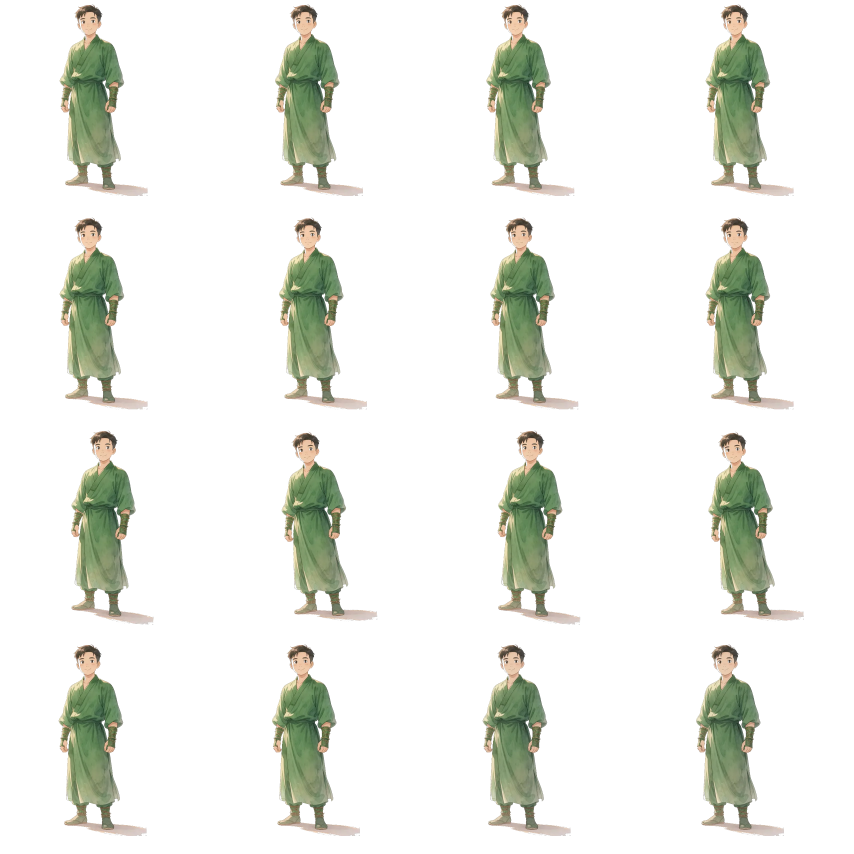
#> input picture assets/v3/q3/O01-motion.webp, 2560 x 2560 px, given in place of O00_cell0.png, which was not available (shown at 1/3 size)
$ python pack_motion_fx.py
#> lines starting #> are read from the running program, lines starting #| are printed output that depends on the picture; after the words box and inside, x2 and y2 are one past the last pixel; in counts of white or black regions, pixels touching at a corner belong together
#!/usr/bin/env python3
"""Pack real pose stills into hero 4x4 / enemy 6x5 sheets + combat FX strips."""
from __future__ import annotations
import colorsys
from pathlib import Path
from collections import deque
import numpy as np
from PIL import Image, ImageFilter, ImageEnhance, ImageOps, ImageDraw

ROOT = Path(__file__).resolve().parents[1]
RAW = ROOT / "assets/_gen_raw/motion"
FXR = ROOT / "assets/_gen_raw/fx"
OUT_Q3 = ROOT / "assets/v3/q3"
OUT_EN = ROOT / "assets/v3/enemies"
OUT_FX = ROOT / "assets/v3/combat-fx"
OUT_SIG = ROOT / "assets/v3/signatures"
OUT_XIAN = ROOT / "assets/v3/xianxia"
for p in (OUT_Q3, OUT_EN, OUT_FX, OUT_SIG, OUT_XIAN):
    p.mkdir(parents=True, exist_ok=True)


def flood_cut(im: Image.Image, tol: int = 42) -> Image.Image:
    """Corner flood-fill near-bg → alpha; soft edge."""
#> called with tol = 42
    im = im.convert("RGBA")
#> im is the input picture: PIL image 2560x2560 RGBA; mean R, G, B, A 25.5, 27.4, 21.2, 43.6
    arr = np.array(im)
    h, w = arr.shape[:2]
#> h = 2560; w = 2560
    # sample corner median as bg
    corners = np.concatenate(
        [
            arr[0:8, 0:8].reshape(-1, 4),
            arr[0:8, w - 8 : w].reshape(-1, 4),
            arr[h - 8 : h, 0:8].reshape(-1, 4),
            arr[h - 8 : h, w - 8 : w].reshape(-1, 4),
        ]
    )
#> corners = 256 rows, first 6: [0, 0, 0, 0], [0, 0, 0, 0], [0, 0, 0, 0], [0, 0, 0, 0], [0, 0, 0, 0], [0, 0, 0, 0]
    bg = np.median(corners[:, :3], axis=0)
#> bg = [0, 0, 0]
    visited = np.zeros((h, w), dtype=bool)
    q = deque()
    for y, x in [(0, 0), (0, w - 1), (h - 1, 0), (h - 1, w - 1), (0, w // 2), (h - 1, w // 2), (h // 2, 0), (h // 2, w - 1)]:
        q.append((y, x))
        visited[y, x] = True
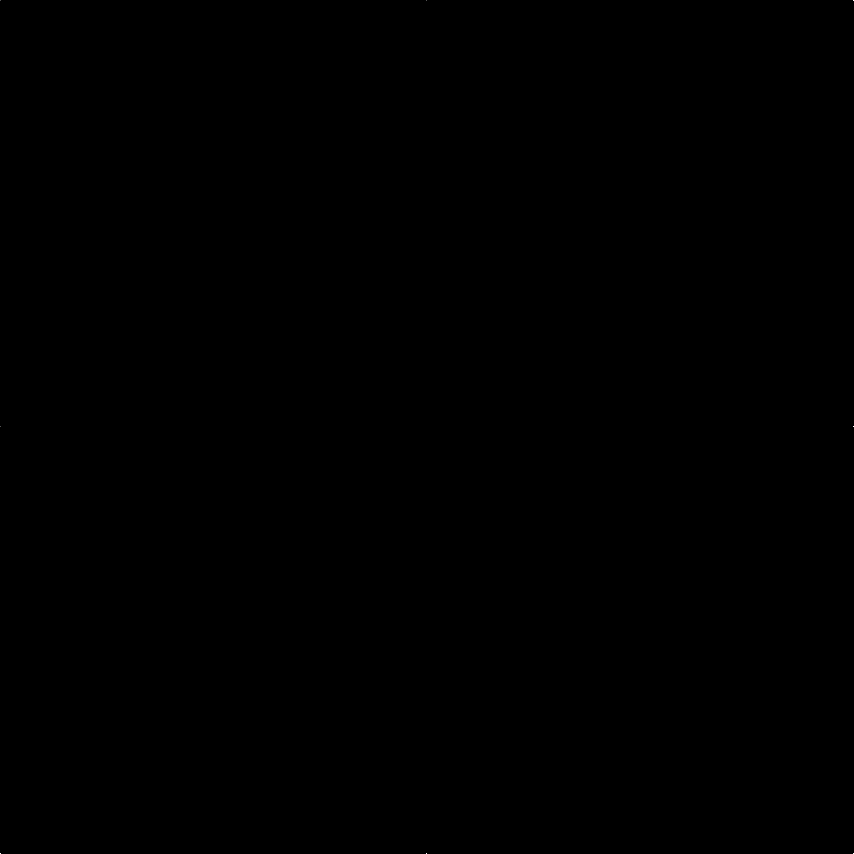
#> visited: shape (2560, 2560) bool (shown at 1/3 size); 0% white in thin lines or dots
    mask = np.zeros((h, w), dtype=bool)
    while q:
        y, x = q.popleft()
        pix = arr[y, x, :3].astype(np.float32)
        if np.linalg.norm(pix - bg) <= tol or (arr[y, x, 3] < 20):
            mask[y, x] = True
            for ny, nx in ((y - 1, x), (y + 1, x), (y, x - 1), (y, x + 1)):
                if 0 <= ny < h and 0 <= nx < w and not visited[ny, nx]:
                    visited[ny, nx] = True
                    q.append((ny, nx))
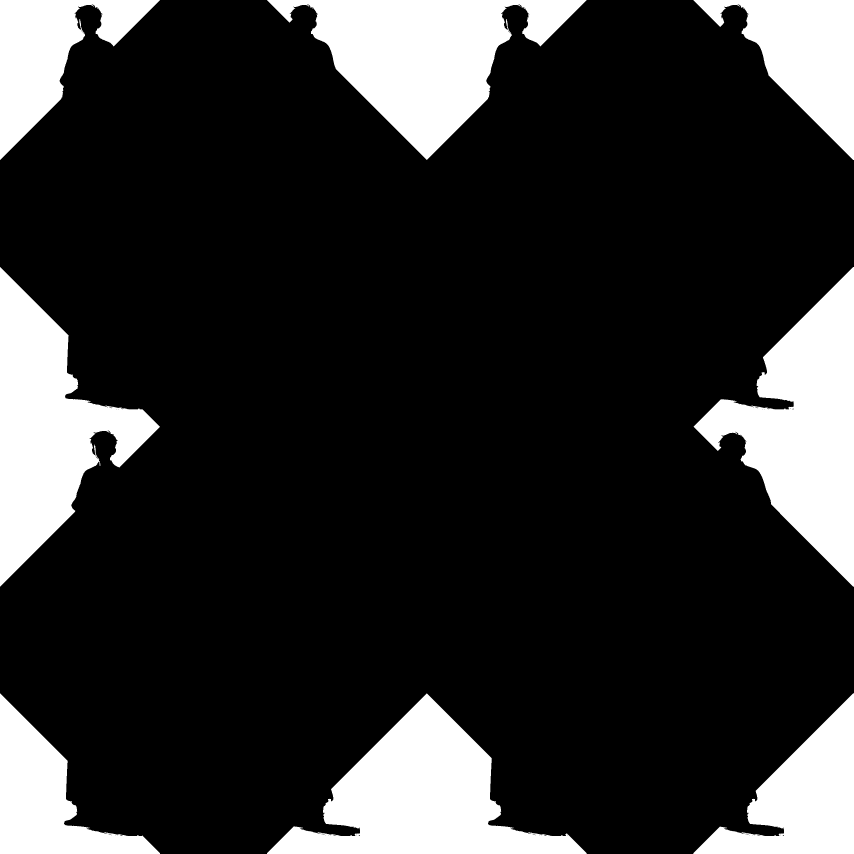
#> mask: shape (2560, 2560) bool (shown at 1/3 size); 18.4% white; 8 white regions, largest, box (x1, y1, x2, y2) and area: (2081, 801, 2560, 1760) 208368, (801, 0, 1760, 480) 202930, (801, 2080, 1760, 2560) 197808
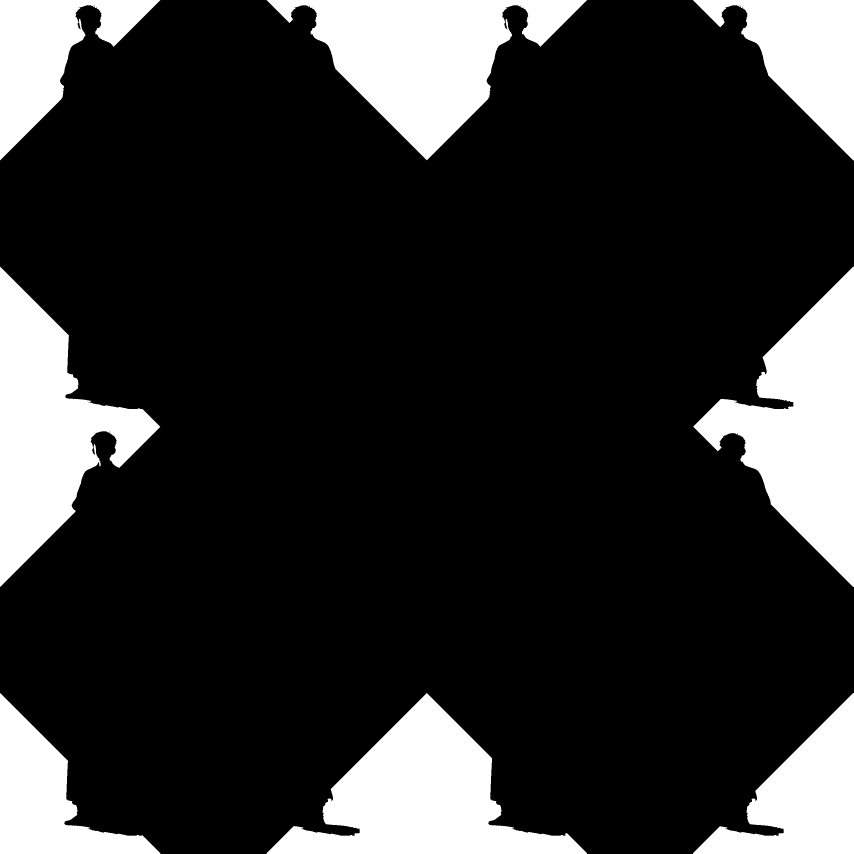
#> visited: shape (2560, 2560) bool (shown at 1/3 size); 18.6% white; 8 white regions, largest, box (x1, y1, x2, y2) and area: (2080, 800, 2560, 1761) 209998, (800, 0, 1761, 481) 204570, (800, 2079, 1761, 2560) 199509
    # also kill near-white interior only if connected? keep interior whites (eyes)
    alpha = arr[:, :, 3].astype(np.float32)
    alpha[mask] = 0
    # soft edge: erode mask boundary
    from PIL import Image as _I

    mimg = _I.fromarray((mask * 255).astype(np.uint8))
    soft = np.array(mimg.filter(ImageFilter.GaussianBlur(1.2))).astype(np.float32) / 255.0
    alpha = alpha * (1.0 - soft) + alpha * 0  # outside soft already 0
    # restore non-mask with original alpha * (1-soft) already; for non-mask soft~0
    alpha = arr[:, :, 3].astype(np.float32) * (1.0 - soft)
    out = arr.copy()
    out[:, :, 3] = np.clip(alpha, 0, 255).astype(np.uint8)
    # kill near-white leftover only on edges where soft high
    return Image.fromarray(out, "RGBA")


# [7 lines left out: function bbox_content, not called in this run]


def fit_cell(im: Image.Image, cell: int, foot_y_ratio: float = 0.97, body_ratio: float = 0.88) -> Image.Image:
    """Place cutout into square cell, feet near bottom."""
    im = flood_cut(im)
    x0, y0, x1, y1 = bbox_content(im)
    crop = im.crop((x0, y0, x1, y1))
    bw, bh = crop.size
    target_h = int(cell * body_ratio)
    scale = target_h / max(bh, 1)
    # don't exceed width
    if bw * scale > cell * 0.9:
        scale = (cell * 0.9) / max(bw, 1)
    nw, nh = max(1, int(bw * scale)), max(1, int(bh * scale))
    crop = crop.resize((nw, nh), Image.Resampling.LANCZOS)
    canvas = Image.new("RGBA", (cell, cell), (0, 0, 0, 0))
    fx = (cell - nw) // 2
    fy = int(cell * foot_y_ratio) - nh
    fy = max(0, min(cell - nh, fy))
    canvas.paste(crop, (fx, fy), crop)
    return canvas


def lerp_pose(a: Image.Image, b: Image.Image, t: float) -> Image.Image:
    a, b = a.convert("RGBA"), b.convert("RGBA")
    return Image.blend(a, b, t)


# [16 lines left out: function shift_pose, not called in this run]


def pack_hero():
    cell = 640
    # sources
    idle_src = ROOT / "assets/_gen_raw/O00.png"
    paths = {
        "idle": idle_src,
        "run": RAW / "O00c_run.jpg",
        "jump": RAW / "O00c_jump.jpg",
        "cast": RAW / "O00c_cast.jpg",
        "attack": RAW / "O00c_attack.jpg",
        "defense": RAW / "O00c_defense.jpg",
        "hurt": RAW / "O00c_hurt.jpg",
    }
    base = {k: fit_cell(Image.open(p), cell) for k, p in paths.items() if p.exists()}
    # ensure idle
    if "idle" not in base:
        base["idle"] = fit_cell(Image.open(RAW / "O00_cell0.png"), cell)

    # 16 cells layout matching media.json actions
    # 0-1 idle, 2-5 run, 3-4 also jump overlap ok, 6-7 cast, 8-11 attack, 12-13 defense, 14-15 hurt
    cells = [None] * 16
    idle = base["idle"]
    cells[0] = idle
    cells[1] = shift_pose(idle, dy=-6, scale=1.01)  # breath
    run = base.get("run", idle)
    jump = base.get("jump", shift_pose(idle, dy=-40))
    cells[2] = shift_pose(run, dx=-8)
    cells[3] = jump
    cells[4] = shift_pose(run, dx=10, dy=-4)
    cells[5] = shift_pose(run, dx=-4, dy=2, scale=0.99)
    cast = base.get("cast", idle)
    cells[6] = cast
    cells[7] = shift_pose(cast, dy=-8, scale=1.02)
    atk = base.get("attack", idle)
    # attack 4-frame: windup blend idle→atk, atk, follow, recover
    cells[8] = lerp_pose(idle, atk, 0.35)
    cells[9] = lerp_pose(idle, atk, 0.7)
    cells[10] = atk
    cells[11] = lerp_pose(atk, idle, 0.45)
    guard = base.get("defense", idle)
    cells[12] = guard
    cells[13] = shift_pose(guard, dy=-4, scale=1.015)
    hurt = base.get("hurt", shift_pose(idle, dx=-12, rot=-6))
    cells[14] = hurt
    cells[15] = shift_pose(hurt, dx=-6, dy=4, rot=-3)

    sheet = Image.new("RGBA", (cell * 4, cell * 4), (0, 0, 0, 0))
    for i, c in enumerate(cells):
        r, col = divmod(i, 4)
        sheet.paste(c, (col * cell, r * cell), c)
    out = OUT_Q3 / "O00-motion.webp"
    sheet.save(out, "WEBP", quality=90, method=6)
    print("hero motion", out, sheet.size, "alpha%", transparency_pct(sheet))

    # signature 2x3 attack-ish frames
    sig = Image.new("RGBA", (cell * 2, cell * 3), (0, 0, 0, 0))
    seq = [cells[8], cells[9], cells[10], cells[11], cells[6], cells[0]]
    for i, c in enumerate(seq):
        r, col = divmod(i, 2)
        sig.paste(c, (col * cell, r * cell), c)
    sout = OUT_SIG / "O00-attack.webp"
    sig.save(sout, "WEBP", quality=90, method=6)
    print("signature", sout, sig.size)


def transparency_pct(im: Image.Image) -> float:
    a = np.array(im)[:, :, 3]
    return float((a < 10).mean() * 100)


# [166 lines left out: functions pack_enemy, black_to_alpha, split_h_frames, pack_fx_strip, pack_all_fx, not called in this run]


def main():
    pack_hero()
    pack_enemy()
    pack_all_fx()
    print("DONE pack")


if __name__ == "__main__":
#> (the run stopped early here; a loop or call above may not have finished)
